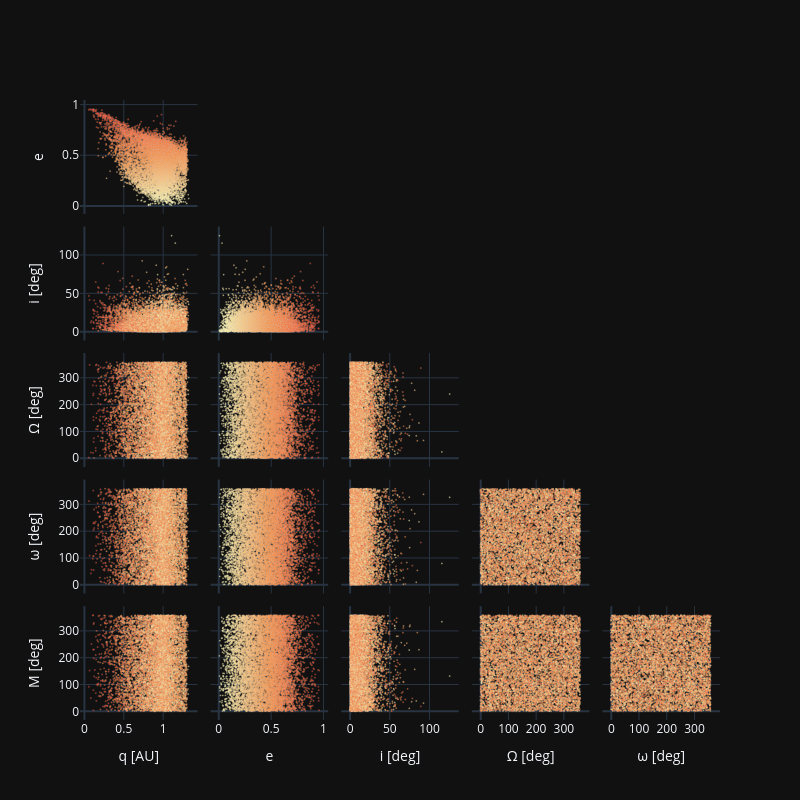

Write notebook code for a chart like this one.
### Code cell
import plotly.graph_objects as go
import numpy as np

# Supongo que ya tienes q, e, i, om, w, ma definidos como arrays
# Asegúrate que todos tengan la misma longitud

# Paleta de colores cálidos en valores RGB
colorscale = [
    [0.0, 'rgb(255,255,178)'],
    [0.5, 'rgb(253,141,60)'],
    [1.0, 'rgb(240,59,32)']
]

# Para usar la paleta, necesitamos un array de valores numéricos para mapear color
# Aquí usamos una variable como base del color, por ejemplo `e`
color_array = e  # o cualquier otra variable que quieras usar para color

fig = go.Figure(data=go.Splom(
    dimensions=[
        dict(label='q [AU]', values=q),
        dict(label='e', values=e),
        dict(label='i [deg]', values=i),
        dict(label='Ω [deg]', values=om),
        dict(label='ω [deg]', values=w),
        dict(label='M [deg]', values=ma)
    ],
    showupperhalf=False,
    diagonal_visible=False,
    opacity=0.6,
    marker=dict(
        showscale=False,
        color=color_array,
        colorscale=colorscale,
        size=2,
        line=dict(width=0.2, color='rgba(200,200,200,0.2)')
    )
))

fig.update_layout(
    template='plotly_dark',
    width=800,
    height=800,
    dragmode='select',
    hovermode='closest'
)

fig.show()

### Figure 1 — Plotly figure (JSON) as saved in the notebook; plotly's stock layout.template omitted (floating-point values rounded to 4 significant figures; data arrays with more than 128 entries replaced by an {"elided": "..."} marker saying what was removed)
{"data": [{"diagonal": {"visible": false}, "dimensions": [{"label": "q [AU]", "values": {"elided": "10000 float values"}}, {"label": "e", "values": {"elided": "10000 float values"}}, {"label": "i [deg]", "values": {"elided": "10000 float values"}}, {"label": "Ω [deg]", "values": {"elided": "10000 float values"}}, {"label": "ω [deg]", "values": {"elided": "10000 float values"}}, {"label": "M [deg]", "values": {"elided": "10000 float values"}}], "marker": {"color": {"elided": "10000 float values"}, "colorscale": [[0, "rgb(255,255,178)"], [0.5, "rgb(253,141,60)"], [1, "rgb(240,59,32)"]], "line": {"color": "rgba(200,200,200,0.2)", "width": 0.2}, "showscale": false, "size": 2}, "opacity": 0.6, "showupperhalf": false, "type": "splom"}], "layout": {"dragmode": "select", "height": 800, "hovermode": "closest", "width": 800}}
